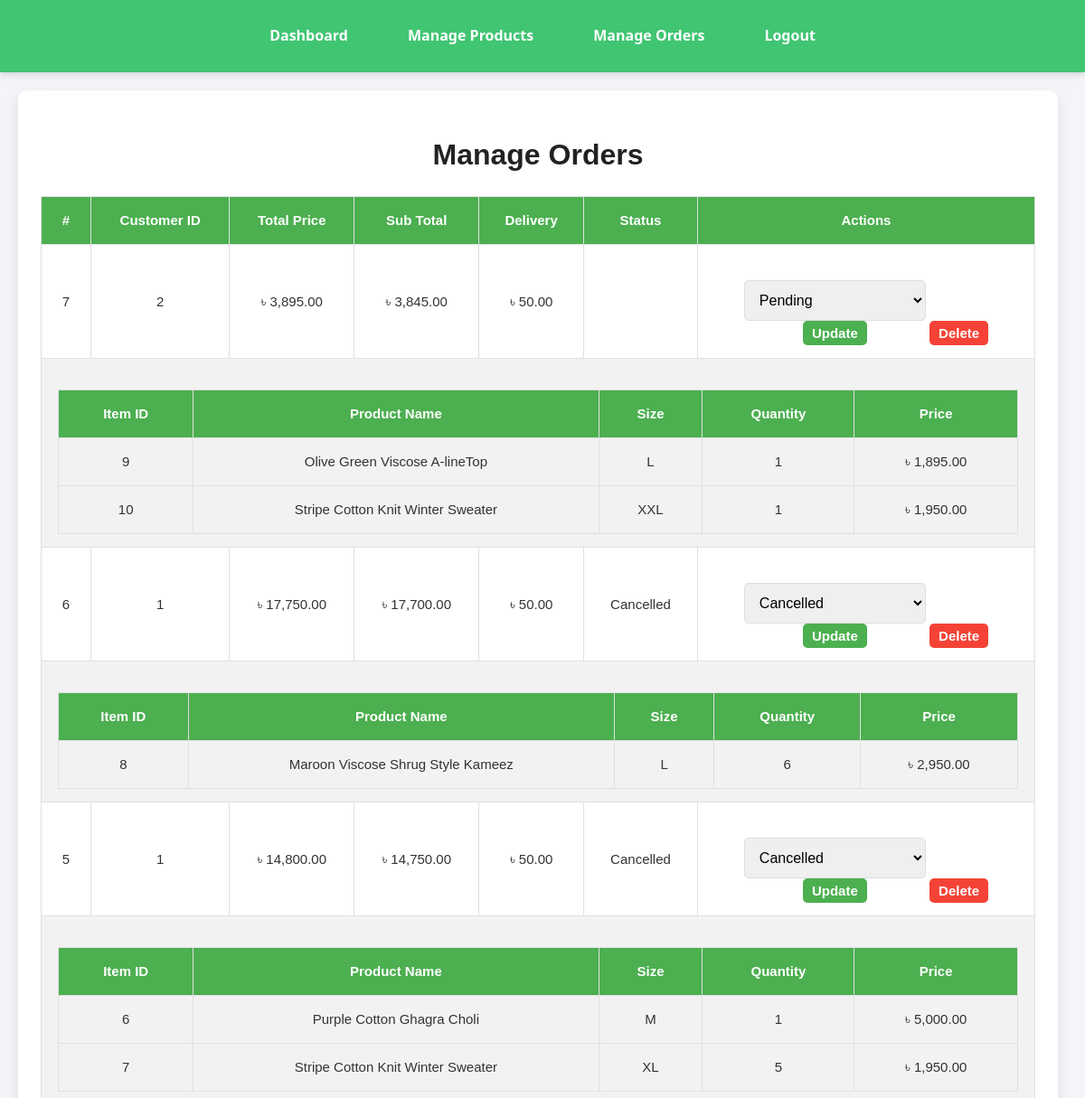
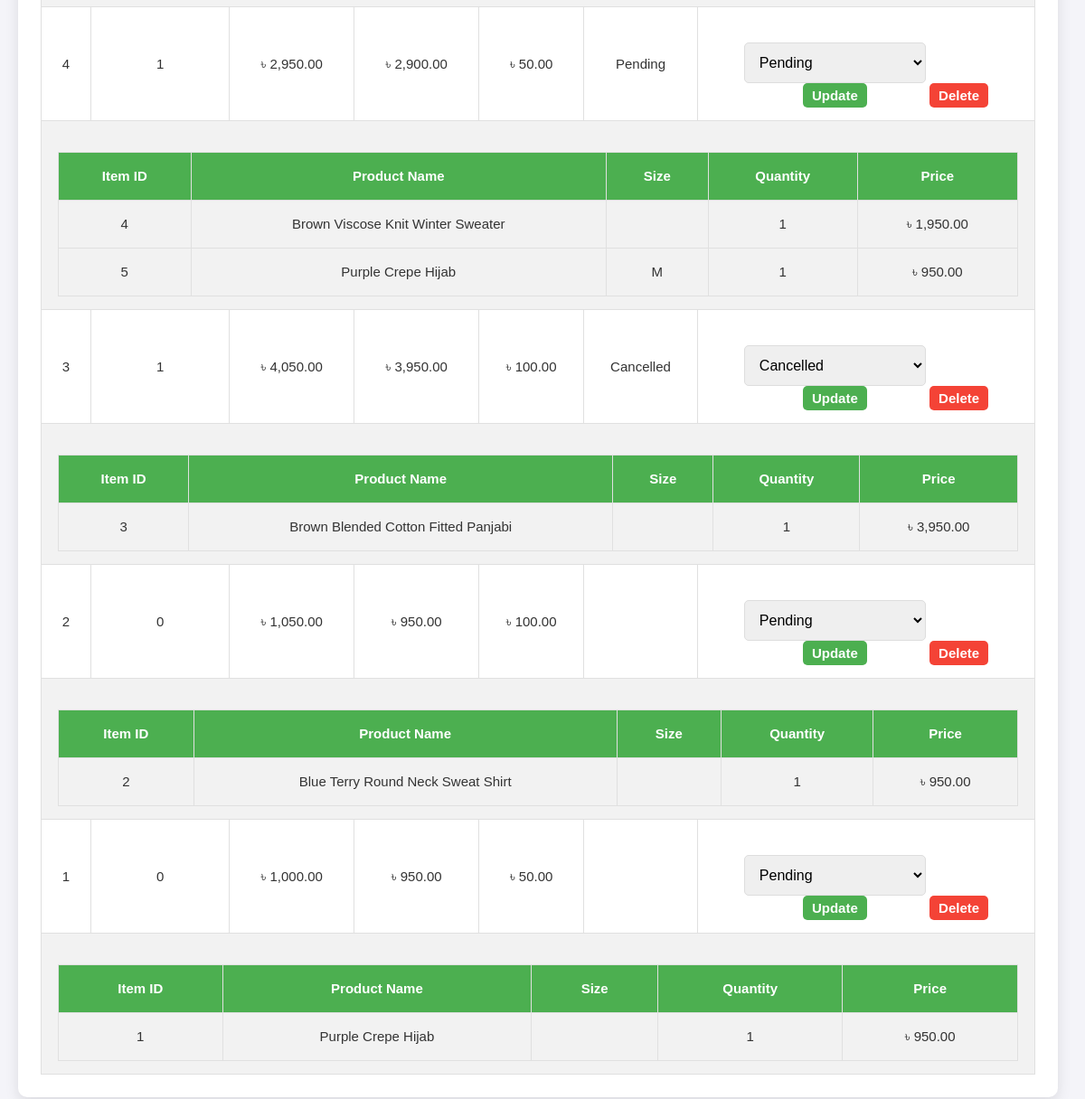
Page /manage_orders.php (signed in) on the committed database (2 pictures, top to bottom).
### tables this page shows
CREATE TABLE `orders` (
  `order_id` int(11) NOT NULL,
  `user_id` int(11) NOT NULL,
  `total_price` decimal(10,2) NOT NULL,
  `subtotal` decimal(10,2) NOT NULL,
  `delivery_cost` decimal(10,2) NOT NULL,
  `order_date` datetime NOT NULL DEFAULT current_timestamp(),
  `order_status` enum('Pending','Shipped','Delivered','Cancelled') NOT NULL DEFAULT 'Pending'
);

CREATE TABLE `order_items` (
  `id` int(11) NOT NULL,
  `order_id` int(11) NOT NULL,
  `product_id` int(11) NOT NULL,
  `product_name` varchar(255) NOT NULL,
  `size` enum('M','L','XL','XXL') NOT NULL,
  `quantity` int(11) NOT NULL,
  `price_per_product` decimal(10,2) NOT NULL,
  `total_price` decimal(10,2) NOT NULL
);

### manage_orders.php (the view, shortened to what this page needs)
<?php
include 'db_config.php';
include 'admin_header.php';
$orderQuery = "SELECT * FROM orders ORDER BY order_date DESC";
$orders = $conn->query($orderQuery);
?>
<div class="container">
    <h1>Manage Orders</h1>
    <table class="order-table">
        <thead>
            <tr>
                <th>#</th>
                <th>Customer ID</th>
                <th>Total Price</th>
                <th>Sub Total</th>
                <th>Delivery</th>
                <th>Status</th>
                <th>Actions</th>
            </tr>
        </thead>
        <tbody>
            <?php if ($orders->num_rows > 0): ?>
                <?php while ($order = $orders->fetch_assoc()): ?>
                    <tr>
                        <td><?php echo $order['order_id']; ?></td>
                        <td><?php echo $order['user_id']; ?></td>
                        <td>৳ <?php echo number_format($order['total_price'], 2); ?></td>
                        <td>৳ <?php echo number_format($order['subtotal'], 2); ?></td>
                        <td>৳ <?php echo number_format($order['delivery_cost'], 2); ?></td>
                        <td><?php echo $order['order_status']; ?></td>
                        <td>
                            <form method="POST" style="display: inline-block;">
                                <select name="status">
                                    <option value="Pending" <?php echo $order['order_status'] == 'Pending' ? 'selected' : ''; ?>>Pending</option>
                                    <option value="Cancelled" <?php echo $order['order_status'] == 'Cancelled' ? 'selected' : ''; ?>>Cancelled</option>
                                </select>
                                <button type="submit" name="update_status" class="update-btn">Update</button>
                            </form>
                            <form method="POST" style="display: inline-block;">
                                <button type="submit" name="delete_order" class="delete-btn">Delete</button>
                            </form>
                        </td>
                    </tr>
                    <tr>
                        <td colspan="7">
                            <table class="items-table">
                                <thead>
                                    <tr>
                                        <th>Item ID</th>
                                        <th>Product Name</th>
                                        <th>Size</th>
                                        <th>Quantity</th>
                                        <th>Price</th>
                                    </tr>
                                </thead>
                                <tbody>
                                    <?php
                                    $itemQuery = "SELECT * FROM order_items WHERE order_id = ?";
                                    $stmt = $conn->prepare($itemQuery);
                                    $stmt->bind_param("i", $order['order_id']);
                                    $stmt->execute();
                                    $itemsResult = $stmt->get_result();
                                    if ($itemsResult->num_rows > 0):
                                        while ($item = $itemsResult->fetch_assoc()): ?>
                                            <tr>
                                                <td><?php echo $item['id']; ?></td>
                                                <td><?php echo $item['product_name']; ?></td>
                                                <td><?php echo $item['size']; ?></td>
                                                <td><?php echo $item['quantity']; ?></td>
                                                <td>৳ <?php echo number_format($item['price_per_product'], 2); ?></td>
                                            </tr>
                                        <?php endwhile;
                                    else: ?>
                                        <tr>
                                            <td colspan="5">No items found for this order.</td>
                                        </tr>
                                    <?php endif;
                                    ?>
                                </tbody>
                            </table>
                        </td>
                    </tr>
                <?php endwhile; ?>
            <?php else: ?>
                <tr>
                    <td colspan="7">No orders found.</td>
                </tr>
            <?php endif; ?>
        </tbody>
    </table>
</div>
</body>
</html>

### admin.css (style rules this page uses)
body { font-family: 'Segoe UI', Tahoma, Geneva, Verdana, sans-serif; margin: 0; padding: 0; background-color: #f4f4f9; color: #333; line-height: 1.6; }
h1, h2, h3 { text-align: center; margin-bottom: 20px; font-weight: bold; color: #222; }
.container { max-width: 1100px; margin: 40px auto; padding: 25px; background-color: #ffffff; border-radius: 10px; box-shadow: 0 6px 15px rgba(0, 0, 0, 0.1); }
table { width: 100%; border-collapse: collapse; margin-top: 25px; font-size: 15px; }
table thead { background-color: #e9f18d; color: #3f0000; text-align: left; }
table th, table td { padding: 14px 18px; border: 1px solid #e0e0e0; }
table tbody tr { transition: background-color 0.3s ease; }
table tbody tr:nth-child(even) { background-color: #f8f9fc; }
button, input[type="submit"], input[type="button"] { cursor: pointer; font-size: 15px; padding: 10px 15px; border: none; border-radius: 5px; transition: all 0.3s ease; }
button, input[type="submit"] { background-color: #0062cc; color: #ffffff; font-weight: bold; }
form { display: flex; flex-direction: column; gap: 15px; margin-top: 25px; }
form input, form textarea, form select { padding: 12px; font-size: 16px; border: 1px solid #ddd; border-radius: 5px; width: 100%; box-sizing: border-box; transition: border 0.3s ease; }
form button { align-self: flex-start; }

### manage_orders.php (style rules this page uses)
.container { margin: 20px; font-family: Arial, sans-serif; }
h1 { text-align: center; margin-bottom: 20px; }
table { width: 100%; margin-top: 20px; border-collapse: collapse; }
th, td { padding: 12px; text-align: center; border: 1px solid #ddd; }
th { background-color: #4CAF50; color: white; }
.order-table tbody tr:nth-child(even) { background-color: #f2f2f2; }
.update-btn, .delete-btn { background-color: #4CAF50; color: white; padding: 5px 10px; border: none; cursor: pointer; border-radius: 5px; }
.delete-btn { background-color: #f44336; }

### rows in the picture
orders: order_id "7", user "2", total_price "3,895.00", subtotal "3,845.00", delivery_cost "50.00"
order_items: id "9", product_name "Olive Green Viscose A-lineTop", size "L", quantity "1", price_per_product "1,895.00"
order_items: id "10", product_name "Stripe Cotton Knit Winter Sweater", size "XXL", quantity "1", price_per_product "1,950.00"
orders: order_id "6", user "1", total_price "17,750.00", subtotal "17,700.00", delivery_cost "50.00", order_status "Cancelled", status "Cancelled"
order_items: id "8", product_name "Maroon Viscose Shrug Style Kameez", size "L", quantity "6", price_per_product "2,950.00"
orders: order_id "5", user "1", total_price "14,800.00", subtotal "14,750.00", delivery_cost "50.00", order_status "Cancelled", status "Cancelled"
order_items: id "6", product_name "Purple Cotton Ghagra Choli", size "M", quantity "1", price_per_product "5,000.00"
order_items: id "7", product_name "Stripe Cotton Knit Winter Sweater", size "XL", quantity "5", price_per_product "1,950.00"
orders: order_id "4", user "1", total_price "2,950.00", subtotal "2,900.00", delivery_cost "50.00", order_status "Pending", status "Pending"
order_items: id "4", product_name "Brown Viscose Knit Winter Sweater", quantity "1", price_per_product "1,950.00"
order_items: id "5", product_name "Purple Crepe Hijab", size "M", quantity "1", price_per_product "950.00"
orders: order_id "3", user "1", total_price "4,050.00", subtotal "3,950.00", delivery_cost "100.00", order_status "Cancelled", status "Cancelled"
order_items: id "3", product_name "Brown Blended Cotton Fitted Panjabi", quantity "1", price_per_product "3,950.00"
orders: order_id "2", user "0", total_price "1,050.00", subtotal "950.00", delivery_cost "100.00"
order_items: id "2", product_name "Blue Terry Round Neck Sweat Shirt", quantity "1", price_per_product "950.00"
orders: order_id "1", user "0", total_price "1,000.00", subtotal "950.00", delivery_cost "50.00"
order_items: id "1", product_name "Purple Crepe Hijab", quantity "1", price_per_product "950.00"
